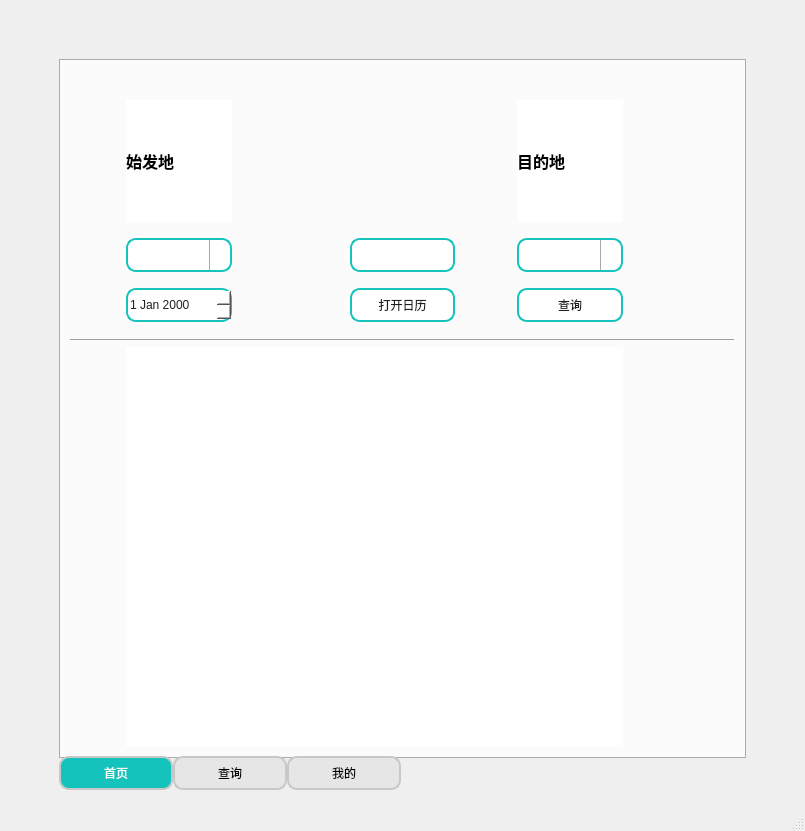
<?xml version="1.0" encoding="UTF-8"?>
<ui version="4.0">
 <class>MainWindow</class>
 <widget class="QMainWindow" name="MainWindow">
  <property name="geometry">
   <rect>
    <x>0</x>
    <y>0</y>
    <width>805</width>
    <height>831</height>
   </rect>
  </property>
  <property name="windowTitle">
   <string>欢迎使用415航空:D</string>
  </property>
  <property name="styleSheet">
   <string notr="true">/* 设置窗口背景为渐变色 */
QWidget {
    background-color: qlineargradient(spread:pad, x1:0, y1:0, x2:1, y2:0, 
    stop:0 rgba(251,102,102, 200), 
    stop:1 rgba(20,196,188, 210));
}

/* 设置QTabWidget背景为透明，确保其不继承窗口背景 */
QTabWidget, QTabWidget &gt; QTabBar, QTabWidget &gt; QStackedWidget {
    background: transparent;
}

/* 设置QTabWidget的边框和圆角样式 */
QTabWidget {
    border: 4px solid rgb(200, 200, 200); /* 增加边框宽度 */
    border-radius: 25px; /* 根据尺寸调整圆角半径 */
}

/* 设置QTabBar的背景和边框样式 */
QTabBar {
    background-color: white; /* 或者您希望的颜色 */
    border: none; /* 移除边框，避免与QTabWidget的边框重叠 */
    border-radius: 15px; /* 根据尺寸调整圆角半径 */
}

/* 设置QTabBar中每个tab的样式 */
QTabBar::tab {
    background-color: rgb(230, 230, 230);
    border: 2px solid rgb(200, 200, 200);
    border-radius: 15px; /* 根据尺寸调整圆角半径 */
    min-width: 100px;
    min-height: 20px;
    padding: 5px;
}

/* 设置选中的tab的样式 */
QTabBar::tab:selected {
    background-color: rgb(20, 196, 188);
    color: white;
}

/* 设置鼠标悬停时的tab样式 */
QTabBar::tab:hover {
    background-color: rgb(22, 218, 208);
}

/* 设置鼠标按下时的tab样式 */
QTabBar::tab:pressed {
    background-color: rgb(17, 171, 164);
}

/* 设置QTabWidget中的页面（QStackedWidget）的背景 */
QTabWidget &gt; QStackedWidget &gt; QWidget {
    background-color: white; /* 或者您希望的颜色 */
    border-radius: 15px; /* 根据尺寸调整圆角半径 */
}

</string>
  </property>
  <widget class="QWidget" name="centralwidget">
   <layout class="QGridLayout" name="gridLayout">
    <item row="1" column="1">
     <widget class="QTabWidget" name="tabWidget">
      <property name="styleSheet">
       <string notr="true">QPushButton, QComboBox, QDateEdit {
    background-color: rgb(255, 255, 255);
    height: 30px;
    font: 25 14pt '微软雅黑 Light';
    color: rgb(31, 31, 31);
    border: 2px solid rgb(20, 196, 188);
    border-radius: 10px;
}

QPushButton::hover {
    background-color: rgb(22, 218, 208);
}

QPushButton::pressed {
    background-color: rgb(17, 171, 164);
}

QTabBar::tab {
    background: rgb(230, 230, 230);
    border: 2px solid rgb(200, 200, 200);
    border-radius: 10px;
    min-width: 100px;
    min-height: 20px;
    padding: 5px;
}

QTabBar::tab:selected {
    background: rgb(20, 196, 188);
    color: white;
}

QTabBar::tab:hover {
    background: rgb(22, 218, 208);
}

QTabBar::tab:pressed {
    background: rgb(17, 171, 164);
}

QComboBox {
    padding-right: 20px;
}

QComboBox QAbstractItemView {
    background-color: white;
    border: 1px solid rgb(20, 196, 188);
    selection-background-color: rgb(200, 200, 200);
}

QComboBox::drop-down {
    subcontrol-origin: padding;
    subcontrol-position: center right;
    width: 20px;
    border-left-width: 1px;
    border-left-color: darkgray;
    border-left-style: solid;
    border-top-right-radius: 3px;
    border-bottom-right-radius: 3px;
    background: transparent; /* 确保箭头背景透明 */
}

QComboBox::down-arrow {
    image: none; /* 移除默认箭头图像 */
    border: solid black; /* 设置三角形边框的颜色 */
    border-width: 0 1px 1px 0; /* 设置三角形边框的宽度 */
    width: 8px; /* 设置三角形箭头的宽度 */
    height: 8px; /* 设置三角形箭头的高度 */
    margin: 5px; /* 设置三角形箭头的外边距 */
    transform: rotate 45deg; /* 旋转三角形以形成箭头形状 */
}

QComboBox QAbstractItemView {
    /* 设置下拉列表视图的样式 */
    border: 1px solid darkgray;
    selection-background-color: rgba(20,196,188, 210)
    background-color: rgba(255,255,255, 255)
}

</string>
      </property>
      <property name="tabPosition">
       <enum>QTabWidget::TabPosition::South</enum>
      </property>
      <property name="currentIndex">
       <number>0</number>
      </property>
      <property name="iconSize">
       <size>
        <width>40</width>
        <height>16</height>
       </size>
      </property>
      <widget class="QWidget" name="tab">
       <property name="styleSheet">
        <string notr="true"/>
       </property>
       <attribute name="icon">
        <iconset theme="QIcon::ThemeIcon::AppointmentNew"/>
       </attribute>
       <attribute name="title">
        <string>首页</string>
       </attribute>
       <layout class="QGridLayout" name="gridLayout_2">
        <item row="4" column="1">
         <spacer name="verticalSpacer_6">
          <property name="orientation">
           <enum>Qt::Orientation::Vertical</enum>
          </property>
          <property name="sizeType">
           <enum>QSizePolicy::Policy::Fixed</enum>
          </property>
          <property name="sizeHint" stdset="0">
           <size>
            <width>20</width>
            <height>10</height>
           </size>
          </property>
         </spacer>
        </item>
        <item row="1" column="0">
         <spacer name="verticalSpacer_5">
          <property name="orientation">
           <enum>Qt::Orientation::Vertical</enum>
          </property>
          <property name="sizeType">
           <enum>QSizePolicy::Policy::Fixed</enum>
          </property>
          <property name="sizeHint" stdset="0">
           <size>
            <width>20</width>
            <height>30</height>
           </size>
          </property>
         </spacer>
        </item>
        <item row="2" column="1">
         <spacer name="verticalSpacer_4">
          <property name="orientation">
           <enum>Qt::Orientation::Vertical</enum>
          </property>
          <property name="sizeType">
           <enum>QSizePolicy::Policy::Fixed</enum>
          </property>
          <property name="sizeHint" stdset="0">
           <size>
            <width>20</width>
            <height>10</height>
           </size>
          </property>
         </spacer>
        </item>
        <item row="1" column="1">
         <widget class="QLabel" name="label">
          <property name="font">
           <font>
            <pointsize>12</pointsize>
            <bold>true</bold>
           </font>
          </property>
          <property name="styleSheet">
           <string notr="true">background-color: rgb(255, 255, 255);</string>
          </property>
          <property name="text">
           <string>始发地</string>
          </property>
         </widget>
        </item>
        <item row="11" column="0">
         <spacer name="verticalSpacer_8">
          <property name="orientation">
           <enum>Qt::Orientation::Vertical</enum>
          </property>
          <property name="sizeType">
           <enum>QSizePolicy::Policy::Fixed</enum>
          </property>
          <property name="sizeHint" stdset="0">
           <size>
            <width>0</width>
            <height>400</height>
           </size>
          </property>
         </spacer>
        </item>
        <item row="6" column="1">
         <widget class="QDateEdit" name="beginDate">
          <property name="styleSheet">
           <string notr="true">qproperty-buttonSymbols: NoButtons</string>
          </property>
         </widget>
        </item>
        <item row="3" column="4">
         <spacer name="horizontalSpacer_6">
          <property name="orientation">
           <enum>Qt::Orientation::Horizontal</enum>
          </property>
          <property name="sizeType">
           <enum>QSizePolicy::Policy::Fixed</enum>
          </property>
          <property name="sizeHint" stdset="0">
           <size>
            <width>50</width>
            <height>20</height>
           </size>
          </property>
         </spacer>
        </item>
        <item row="0" column="1">
         <spacer name="verticalSpacer_3">
          <property name="orientation">
           <enum>Qt::Orientation::Vertical</enum>
          </property>
          <property name="sizeType">
           <enum>QSizePolicy::Policy::Fixed</enum>
          </property>
          <property name="sizeHint" stdset="0">
           <size>
            <width>20</width>
            <height>30</height>
           </size>
          </property>
         </spacer>
        </item>
        <item row="3" column="0">
         <spacer name="horizontalSpacer_3">
          <property name="orientation">
           <enum>Qt::Orientation::Horizontal</enum>
          </property>
          <property name="sizeType">
           <enum>QSizePolicy::Policy::Fixed</enum>
          </property>
          <property name="sizeHint" stdset="0">
           <size>
            <width>50</width>
            <height>20</height>
           </size>
          </property>
         </spacer>
        </item>
        <item row="10" column="0" colspan="7">
         <widget class="QFrame" name="frame">
          <property name="frameShape">
           <enum>QFrame::Shape::HLine</enum>
          </property>
          <property name="frameShadow">
           <enum>QFrame::Shadow::Raised</enum>
          </property>
         </widget>
        </item>
        <item row="6" column="5">
         <widget class="QPushButton" name="searchTicket">
          <property name="text">
           <string>查询</string>
          </property>
         </widget>
        </item>
        <item row="3" column="2">
         <spacer name="horizontalSpacer_5">
          <property name="orientation">
           <enum>Qt::Orientation::Horizontal</enum>
          </property>
          <property name="sizeType">
           <enum>QSizePolicy::Policy::Fixed</enum>
          </property>
          <property name="sizeHint" stdset="0">
           <size>
            <width>50</width>
            <height>20</height>
           </size>
          </property>
         </spacer>
        </item>
        <item row="3" column="5">
         <widget class="QComboBox" name="endLocation">
          <property name="styleSheet">
           <string notr="true">selection-background-color: darkblue;</string>
          </property>
          <property name="editable">
           <bool>true</bool>
          </property>
         </widget>
        </item>
        <item row="6" column="3">
         <widget class="QPushButton" name="showTime">
          <property name="text">
           <string>打开日历</string>
          </property>
         </widget>
        </item>
        <item row="11" column="6">
         <spacer name="horizontalSpacer_16">
          <property name="orientation">
           <enum>Qt::Orientation::Horizontal</enum>
          </property>
          <property name="sizeType">
           <enum>QSizePolicy::Policy::Fixed</enum>
          </property>
          <property name="sizeHint" stdset="0">
           <size>
            <width>20</width>
            <height>20</height>
           </size>
          </property>
         </spacer>
        </item>
        <item row="3" column="3">
         <widget class="QPushButton" name="exchangeLocation">
          <property name="styleSheet">
           <string notr="true"/>
          </property>
          <property name="text">
           <string/>
          </property>
          <property name="icon">
           <iconset theme="QIcon::ThemeIcon::MediaPlaylistRepeat"/>
          </property>
         </widget>
        </item>
        <item row="3" column="6">
         <spacer name="horizontalSpacer_4">
          <property name="orientation">
           <enum>Qt::Orientation::Horizontal</enum>
          </property>
          <property name="sizeType">
           <enum>QSizePolicy::Policy::Fixed</enum>
          </property>
          <property name="sizeHint" stdset="0">
           <size>
            <width>50</width>
            <height>20</height>
           </size>
          </property>
         </spacer>
        </item>
        <item row="3" column="1">
         <widget class="QComboBox" name="beginLocation">
          <property name="styleSheet">
           <string notr="true">selection-background-color: darkblue;</string>
          </property>
          <property name="editable">
           <bool>true</bool>
          </property>
         </widget>
        </item>
        <item row="1" column="3">
         <spacer name="horizontalSpacer_7">
          <property name="orientation">
           <enum>Qt::Orientation::Horizontal</enum>
          </property>
          <property name="sizeType">
           <enum>QSizePolicy::Policy::Fixed</enum>
          </property>
          <property name="sizeHint" stdset="0">
           <size>
            <width>100</width>
            <height>20</height>
           </size>
          </property>
         </spacer>
        </item>
        <item row="8" column="1">
         <spacer name="verticalSpacer_7">
          <property name="orientation">
           <enum>Qt::Orientation::Vertical</enum>
          </property>
          <property name="sizeType">
           <enum>QSizePolicy::Policy::Fixed</enum>
          </property>
          <property name="sizeHint" stdset="0">
           <size>
            <width>20</width>
            <height>10</height>
           </size>
          </property>
         </spacer>
        </item>
        <item row="1" column="5">
         <widget class="QLabel" name="label_2">
          <property name="font">
           <font>
            <pointsize>12</pointsize>
            <bold>true</bold>
           </font>
          </property>
          <property name="styleSheet">
           <string notr="true">background-color: rgb(255, 255, 255);</string>
          </property>
          <property name="text">
           <string>目的地</string>
          </property>
         </widget>
        </item>
        <item row="11" column="1" colspan="5">
         <widget class="QLabel" name="label_3">
          <property name="styleSheet">
           <string notr="true">border-image: url(:/pictures/pic/total2.jpg);
background-color: rgb(255, 255, 255);
   background-repeat: no-repeat;
   background-position: center;
    background-size: 100% auto; /* 图片宽度占满QLabel，高度自动保持比例 */
</string>
          </property>
          <property name="text">
           <string/>
          </property>
         </widget>
        </item>
       </layout>
      </widget>
      <widget class="QWidget" name="tab_2">
       <attribute name="icon">
        <iconset theme="edit-find"/>
       </attribute>
       <attribute name="title">
        <string>查询</string>
       </attribute>
       <layout class="QGridLayout" name="gridLayout_3">
        <item row="0" column="3">
         <spacer name="horizontalSpacer_10">
          <property name="orientation">
           <enum>Qt::Orientation::Horizontal</enum>
          </property>
          <property name="sizeType">
           <enum>QSizePolicy::Policy::Fixed</enum>
          </property>
          <property name="sizeHint" stdset="0">
           <size>
            <width>60</width>
            <height>20</height>
           </size>
          </property>
         </spacer>
        </item>
        <item row="0" column="4">
         <widget class="QPushButton" name="pushButton">
          <property name="text">
           <string/>
          </property>
          <property name="icon">
           <iconset theme="QIcon::ThemeIcon::MediaPlaylistRepeat"/>
          </property>
         </widget>
        </item>
        <item row="5" column="2">
         <spacer name="verticalSpacer_9">
          <property name="orientation">
           <enum>Qt::Orientation::Vertical</enum>
          </property>
          <property name="sizeType">
           <enum>QSizePolicy::Policy::Fixed</enum>
          </property>
          <property name="sizeHint" stdset="0">
           <size>
            <width>1</width>
            <height>10</height>
           </size>
          </property>
         </spacer>
        </item>
        <item row="0" column="5">
         <spacer name="horizontalSpacer_13">
          <property name="orientation">
           <enum>Qt::Orientation::Horizontal</enum>
          </property>
          <property name="sizeType">
           <enum>QSizePolicy::Policy::Fixed</enum>
          </property>
          <property name="sizeHint" stdset="0">
           <size>
            <width>60</width>
            <height>20</height>
           </size>
          </property>
         </spacer>
        </item>
        <item row="4" column="1" colspan="7">
         <widget class="QFrame" name="frame_3">
          <property name="frameShape">
           <enum>QFrame::Shape::HLine</enum>
          </property>
          <property name="frameShadow">
           <enum>QFrame::Shadow::Raised</enum>
          </property>
          <property name="lineWidth">
           <number>1</number>
          </property>
          <property name="midLineWidth">
           <number>0</number>
          </property>
         </widget>
        </item>
        <item row="0" column="2">
         <widget class="QComboBox" name="Check_beginLocation">
          <property name="styleSheet">
           <string notr="true">
    selection-background-color: lightgray;</string>
          </property>
          <property name="editable">
           <bool>true</bool>
          </property>
         </widget>
        </item>
        <item row="0" column="6">
         <widget class="QComboBox" name="Check_endLocation">
          <property name="editable">
           <bool>true</bool>
          </property>
         </widget>
        </item>
        <item row="0" column="1">
         <spacer name="horizontalSpacer_14">
          <property name="orientation">
           <enum>Qt::Orientation::Horizontal</enum>
          </property>
          <property name="sizeType">
           <enum>QSizePolicy::Policy::Fixed</enum>
          </property>
          <property name="sizeHint" stdset="0">
           <size>
            <width>40</width>
            <height>20</height>
           </size>
          </property>
         </spacer>
        </item>
        <item row="0" column="7">
         <spacer name="horizontalSpacer_15">
          <property name="orientation">
           <enum>Qt::Orientation::Horizontal</enum>
          </property>
          <property name="sizeType">
           <enum>QSizePolicy::Policy::Fixed</enum>
          </property>
          <property name="sizeHint" stdset="0">
           <size>
            <width>40</width>
            <height>20</height>
           </size>
          </property>
         </spacer>
        </item>
        <item row="7" column="1" colspan="7">
         <widget class="QListWidget" name="flights">
          <property name="styleSheet">
           <string notr="true">QListWidget {
    background-color: #f0f0f0; /* 设置列表控件的背景颜色 */
}
QListWidget::item {
    background-color: #fafff6; /* 设置列表项的背景颜色 */
    border: 1px solid #defffb; /* 设置列表项的边框 */
    font-size: 16pt; /* 设置列表项文本的字体大小 */
    min-height: 36px;  /* 设置列表项的最小高度 */
    min-width: 100px; /* 设置列表项的最小宽度 */
    /* 首选大小通常是通过 min-height 和 min-width 来间接设置的 */
}
QListWidget::item:hover {
    background-color: #ccffff; /* 设置鼠标悬停时列表项的背景颜色 */
}
QListWidget::item:selected {
     /* 设置选中列表项的背景颜色 */
	
	background-color: rgb(255, 115, 117);
}

QListWidget QScrollBar:vertical {
    background: #ff8c8c; /* 设置垂直滚动条的背景颜色 */
    width: 16px; /* 设置垂直滚动条的宽度 */
    margin: 0px 0px 0px 0px; /* 设置垂直滚动条的边距 */
}
QListWidget QScrollBar::handle:vertical {
    background: #ff7b98; /* 设置垂直滚动条手柄的背景颜色 */
}
QListWidget QScrollBar::add-line:vertical {
    background: #a0a0a0; /* 设置垂直滚动条增加按钮的背景颜色 */
}
QListWidget QScrollBar::sub-line:vertical {
    background: #a0a0a0; /* 设置垂直滚动条减少按钮的背景颜色 */
}
QListWidget QScrollBar::up-arrow:vertical, QListWidget QScrollBar::down-arrow:vertical {
    border: 1px solid #a0a0a0; /* 设置垂直滚动条箭头的边框 */
    width: 3px; /* 设置垂直滚动条箭头的宽度 */
    height: 3px; /* 设置垂直滚动条箭头的高度 */
    background: #f0f0f0; /* 设置垂直滚动条箭头的背景颜色 */
}</string>
          </property>
          <item>
           <property name="text">
            <string>A1051  广州市 - 珠海市  2024/11/29 23:00 - 2024/11/30 01:00</string>
           </property>
          </item>
         </widget>
        </item>
        <item row="2" column="2">
         <spacer name="verticalSpacer_13">
          <property name="orientation">
           <enum>Qt::Orientation::Vertical</enum>
          </property>
          <property name="sizeType">
           <enum>QSizePolicy::Policy::Fixed</enum>
          </property>
          <property name="sizeHint" stdset="0">
           <size>
            <width>20</width>
            <height>20</height>
           </size>
          </property>
         </spacer>
        </item>
        <item row="2" column="4">
         <widget class="QPushButton" name="showTime_2">
          <property name="text">
           <string>打开日历</string>
          </property>
         </widget>
        </item>
       </layout>
      </widget>
      <widget class="QWidget" name="tab_3">
       <attribute name="icon">
        <iconset theme="edit-copy"/>
       </attribute>
       <attribute name="title">
        <string>我的</string>
       </attribute>
       <layout class="QGridLayout" name="gridLayout_4">
        <item row="0" column="4">
         <widget class="QPushButton" name="modify">
          <property name="text">
           <string>修改密码</string>
          </property>
         </widget>
        </item>
        <item row="0" column="3">
         <spacer name="horizontalSpacer_11">
          <property name="orientation">
           <enum>Qt::Orientation::Horizontal</enum>
          </property>
          <property name="sizeType">
           <enum>QSizePolicy::Policy::Fixed</enum>
          </property>
          <property name="sizeHint" stdset="0">
           <size>
            <width>50</width>
            <height>20</height>
           </size>
          </property>
         </spacer>
        </item>
        <item row="0" column="1" colspan="2">
         <widget class="QLabel" name="label_4">
          <property name="styleSheet">
           <string notr="true">font: 290 30pt &quot;Microsoft YaHei UI&quot;;
background-color: rgb(255, 255, 255);</string>
          </property>
          <property name="text">
           <string>用 户 名</string>
          </property>
         </widget>
        </item>
        <item row="11" column="1">
         <spacer name="verticalSpacer_11">
          <property name="orientation">
           <enum>Qt::Orientation::Vertical</enum>
          </property>
          <property name="sizeType">
           <enum>QSizePolicy::Policy::Fixed</enum>
          </property>
          <property name="sizeHint" stdset="0">
           <size>
            <width>20</width>
            <height>40</height>
           </size>
          </property>
         </spacer>
        </item>
        <item row="13" column="1">
         <widget class="QPushButton" name="MyOrder">
          <property name="text">
           <string>我的订单</string>
          </property>
         </widget>
        </item>
        <item row="15" column="1">
         <widget class="QPushButton" name="logOut">
          <property name="text">
           <string>退出登录</string>
          </property>
         </widget>
        </item>
        <item row="16" column="1">
         <spacer name="verticalSpacer_10">
          <property name="orientation">
           <enum>Qt::Orientation::Vertical</enum>
          </property>
          <property name="sizeType">
           <enum>QSizePolicy::Policy::Fixed</enum>
          </property>
          <property name="sizeHint" stdset="0">
           <size>
            <width>20</width>
            <height>20</height>
           </size>
          </property>
         </spacer>
        </item>
        <item row="12" column="1">
         <widget class="QPushButton" name="MyPassenger">
          <property name="text">
           <string>我的乘机人</string>
          </property>
         </widget>
        </item>
        <item row="0" column="0">
         <spacer name="horizontalSpacer_9">
          <property name="orientation">
           <enum>Qt::Orientation::Horizontal</enum>
          </property>
          <property name="sizeType">
           <enum>QSizePolicy::Policy::Fixed</enum>
          </property>
          <property name="sizeHint" stdset="0">
           <size>
            <width>50</width>
            <height>20</height>
           </size>
          </property>
         </spacer>
        </item>
        <item row="14" column="1">
         <spacer name="verticalSpacer_12">
          <property name="orientation">
           <enum>Qt::Orientation::Vertical</enum>
          </property>
          <property name="sizeType">
           <enum>QSizePolicy::Policy::Fixed</enum>
          </property>
          <property name="sizeHint" stdset="0">
           <size>
            <width>20</width>
            <height>250</height>
           </size>
          </property>
         </spacer>
        </item>
        <item row="11" column="4">
         <spacer name="horizontalSpacer_12">
          <property name="orientation">
           <enum>Qt::Orientation::Horizontal</enum>
          </property>
          <property name="sizeType">
           <enum>QSizePolicy::Policy::Fixed</enum>
          </property>
          <property name="sizeHint" stdset="0">
           <size>
            <width>200</width>
            <height>20</height>
           </size>
          </property>
         </spacer>
        </item>
        <item row="9" column="0" colspan="5">
         <widget class="QFrame" name="frame_2">
          <property name="frameShape">
           <enum>QFrame::Shape::HLine</enum>
          </property>
          <property name="frameShadow">
           <enum>QFrame::Shadow::Raised</enum>
          </property>
          <property name="lineWidth">
           <number>1</number>
          </property>
          <property name="midLineWidth">
           <number>0</number>
          </property>
         </widget>
        </item>
       </layout>
      </widget>
     </widget>
    </item>
    <item row="1" column="0">
     <spacer name="horizontalSpacer">
      <property name="orientation">
       <enum>Qt::Orientation::Horizontal</enum>
      </property>
      <property name="sizeType">
       <enum>QSizePolicy::Policy::Fixed</enum>
      </property>
      <property name="sizeHint" stdset="0">
       <size>
        <width>50</width>
        <height>20</height>
       </size>
      </property>
     </spacer>
    </item>
    <item row="2" column="1">
     <spacer name="verticalSpacer_2">
      <property name="orientation">
       <enum>Qt::Orientation::Vertical</enum>
      </property>
      <property name="sizeType">
       <enum>QSizePolicy::Policy::Fixed</enum>
      </property>
      <property name="sizeHint" stdset="0">
       <size>
        <width>20</width>
        <height>10</height>
       </size>
      </property>
     </spacer>
    </item>
    <item row="1" column="2">
     <spacer name="horizontalSpacer_2">
      <property name="orientation">
       <enum>Qt::Orientation::Horizontal</enum>
      </property>
      <property name="sizeType">
       <enum>QSizePolicy::Policy::Fixed</enum>
      </property>
      <property name="sizeHint" stdset="0">
       <size>
        <width>50</width>
        <height>20</height>
       </size>
      </property>
     </spacer>
    </item>
    <item row="0" column="1">
     <spacer name="verticalSpacer">
      <property name="orientation">
       <enum>Qt::Orientation::Vertical</enum>
      </property>
      <property name="sizeType">
       <enum>QSizePolicy::Policy::Fixed</enum>
      </property>
      <property name="sizeHint" stdset="0">
       <size>
        <width>50</width>
        <height>50</height>
       </size>
      </property>
     </spacer>
    </item>
   </layout>
  </widget>
  <widget class="QMenuBar" name="menubar">
   <property name="geometry">
    <rect>
     <x>0</x>
     <y>0</y>
     <width>805</width>
     <height>25</height>
    </rect>
   </property>
  </widget>
  <widget class="QStatusBar" name="statusbar"/>
 </widget>
 <resources/>
 <connections/>
</ui>
